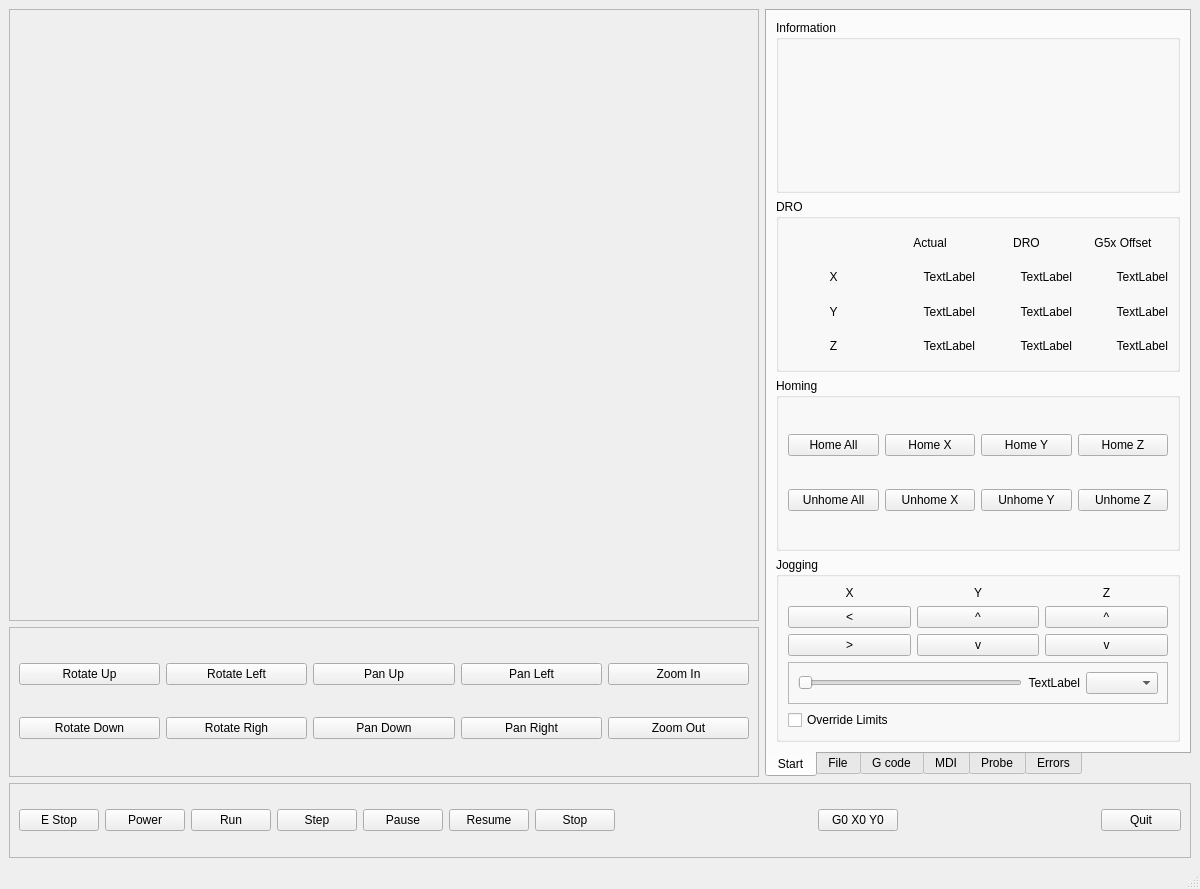
<?xml version="1.0" encoding="UTF-8"?>
<ui version="4.0">
 <class>MainWindow</class>
 <widget class="QMainWindow" name="MainWindow">
  <property name="geometry">
   <rect>
    <x>0</x>
    <y>0</y>
    <width>1200</width>
    <height>889</height>
   </rect>
  </property>
  <property name="sizePolicy">
   <sizepolicy hsizetype="Fixed" vsizetype="Fixed">
    <horstretch>0</horstretch>
    <verstretch>0</verstretch>
   </sizepolicy>
  </property>
  <property name="windowTitle">
   <string>MainWindow</string>
  </property>
  <widget class="QWidget" name="centralwidget">
   <layout class="QGridLayout" name="gridLayout">
    <item row="2" column="0" colspan="2">
     <widget class="QFrame" name="frame">
      <property name="sizePolicy">
       <sizepolicy hsizetype="Preferred" vsizetype="Minimum">
        <horstretch>0</horstretch>
        <verstretch>0</verstretch>
       </sizepolicy>
      </property>
      <property name="maximumSize">
       <size>
        <width>16777215</width>
        <height>75</height>
       </size>
      </property>
      <property name="frameShape">
       <enum>QFrame::StyledPanel</enum>
      </property>
      <property name="frameShadow">
       <enum>QFrame::Raised</enum>
      </property>
      <layout class="QGridLayout" name="gridLayout_2">
       <item row="0" column="10">
        <widget class="QPushButton" name="quit_pb">
         <property name="text">
          <string>Quit</string>
         </property>
        </widget>
       </item>
       <item row="0" column="2">
        <widget class="QPushButton" name="run_pb">
         <property name="text">
          <string>Run</string>
         </property>
        </widget>
       </item>
       <item row="0" column="6">
        <widget class="QPushButton" name="stop_pb">
         <property name="text">
          <string>Stop</string>
         </property>
        </widget>
       </item>
       <item row="0" column="3">
        <widget class="QPushButton" name="step_pb">
         <property name="text">
          <string>Step</string>
         </property>
        </widget>
       </item>
       <item row="0" column="4">
        <widget class="QPushButton" name="pause_pb">
         <property name="text">
          <string>Pause</string>
         </property>
        </widget>
       </item>
       <item row="0" column="1">
        <widget class="QPushButton" name="power_pb">
         <property name="text">
          <string>Power</string>
         </property>
        </widget>
       </item>
       <item row="0" column="5">
        <widget class="QPushButton" name="resume_pb">
         <property name="text">
          <string>Resume</string>
         </property>
        </widget>
       </item>
       <item row="0" column="0">
        <widget class="QPushButton" name="estop_pb">
         <property name="text">
          <string>E Stop</string>
         </property>
        </widget>
       </item>
       <item row="0" column="9">
        <spacer name="horizontalSpacer">
         <property name="orientation">
          <enum>Qt::Horizontal</enum>
         </property>
         <property name="sizeHint" stdset="0">
          <size>
           <width>40</width>
           <height>20</height>
          </size>
         </property>
        </spacer>
       </item>
       <item row="0" column="8">
        <widget class="QPushButton" name="pushButton">
         <property name="text">
          <string>G0 X0 Y0</string>
         </property>
         <property name="function" stdset="0">
          <string>mdi</string>
         </property>
         <property name="command" stdset="0">
          <string>G0 X0 Y0</string>
         </property>
        </widget>
       </item>
       <item row="0" column="7">
        <spacer name="horizontalSpacer_2">
         <property name="orientation">
          <enum>Qt::Horizontal</enum>
         </property>
         <property name="sizeHint" stdset="0">
          <size>
           <width>40</width>
           <height>20</height>
          </size>
         </property>
        </spacer>
       </item>
      </layout>
     </widget>
    </item>
    <item row="0" column="0">
     <widget class="QFrame" name="plot_widget">
      <property name="minimumSize">
       <size>
        <width>750</width>
        <height>0</height>
       </size>
      </property>
      <property name="frameShape">
       <enum>QFrame::StyledPanel</enum>
      </property>
      <property name="frameShadow">
       <enum>QFrame::Raised</enum>
      </property>
     </widget>
    </item>
    <item row="1" column="0">
     <widget class="QFrame" name="frame_2">
      <property name="sizePolicy">
       <sizepolicy hsizetype="Preferred" vsizetype="Minimum">
        <horstretch>0</horstretch>
        <verstretch>0</verstretch>
       </sizepolicy>
      </property>
      <property name="maximumSize">
       <size>
        <width>16777215</width>
        <height>150</height>
       </size>
      </property>
      <property name="frameShape">
       <enum>QFrame::StyledPanel</enum>
      </property>
      <property name="frameShadow">
       <enum>QFrame::Raised</enum>
      </property>
      <layout class="QGridLayout" name="gridLayout_3">
       <item row="0" column="0">
        <widget class="QPushButton" name="view_rotate_up_pb">
         <property name="text">
          <string>Rotate Up</string>
         </property>
        </widget>
       </item>
       <item row="0" column="1">
        <widget class="QPushButton" name="view_rotate_left_pb">
         <property name="text">
          <string>Rotate Left</string>
         </property>
        </widget>
       </item>
       <item row="0" column="2">
        <widget class="QPushButton" name="view_pan_up_pb">
         <property name="text">
          <string>Pan Up</string>
         </property>
        </widget>
       </item>
       <item row="0" column="3">
        <widget class="QPushButton" name="view_pan_left_pb">
         <property name="text">
          <string>Pan Left</string>
         </property>
        </widget>
       </item>
       <item row="0" column="4">
        <widget class="QPushButton" name="view_zoom_in_pb">
         <property name="text">
          <string>Zoom In</string>
         </property>
        </widget>
       </item>
       <item row="1" column="0">
        <widget class="QPushButton" name="view_rotate_down_pb">
         <property name="text">
          <string>Rotate Down</string>
         </property>
        </widget>
       </item>
       <item row="1" column="1">
        <widget class="QPushButton" name="view_rotate_right_pb">
         <property name="text">
          <string>Rotate Righ</string>
         </property>
        </widget>
       </item>
       <item row="1" column="2">
        <widget class="QPushButton" name="view_pan_down_pb">
         <property name="text">
          <string>Pan Down</string>
         </property>
        </widget>
       </item>
       <item row="1" column="3">
        <widget class="QPushButton" name="view_pan_right_pb">
         <property name="text">
          <string>Pan Right</string>
         </property>
        </widget>
       </item>
       <item row="1" column="4">
        <widget class="QPushButton" name="view_zoom_out_pb">
         <property name="text">
          <string>Zoom Out</string>
         </property>
        </widget>
       </item>
      </layout>
     </widget>
    </item>
    <item row="0" column="1" rowspan="2">
     <widget class="QTabWidget" name="tabWidget">
      <property name="tabPosition">
       <enum>QTabWidget::South</enum>
      </property>
      <property name="currentIndex">
       <number>0</number>
      </property>
      <widget class="QWidget" name="tab_3">
       <attribute name="title">
        <string>Start</string>
       </attribute>
       <layout class="QGridLayout" name="gridLayout_5">
        <item row="1" column="0">
         <widget class="QGroupBox" name="groupBox_3">
          <property name="title">
           <string>DRO</string>
          </property>
          <layout class="QGridLayout" name="gridLayout_8">
           <item row="3" column="1">
            <widget class="QLabel" name="actual_lb_y">
             <property name="text">
              <string>TextLabel</string>
             </property>
             <property name="alignment">
              <set>Qt::AlignRight|Qt::AlignTrailing|Qt::AlignVCenter</set>
             </property>
            </widget>
           </item>
           <item row="1" column="1">
            <widget class="QLabel" name="actual_lb_x">
             <property name="text">
              <string>TextLabel</string>
             </property>
             <property name="alignment">
              <set>Qt::AlignRight|Qt::AlignTrailing|Qt::AlignVCenter</set>
             </property>
            </widget>
           </item>
           <item row="0" column="2">
            <widget class="QLabel" name="label_5">
             <property name="text">
              <string>DRO</string>
             </property>
             <property name="alignment">
              <set>Qt::AlignCenter</set>
             </property>
            </widget>
           </item>
           <item row="3" column="2">
            <widget class="QLabel" name="dro_lb_y">
             <property name="text">
              <string>TextLabel</string>
             </property>
             <property name="alignment">
              <set>Qt::AlignRight|Qt::AlignTrailing|Qt::AlignVCenter</set>
             </property>
            </widget>
           </item>
           <item row="1" column="2">
            <widget class="QLabel" name="dro_lb_x">
             <property name="text">
              <string>TextLabel</string>
             </property>
             <property name="alignment">
              <set>Qt::AlignRight|Qt::AlignTrailing|Qt::AlignVCenter</set>
             </property>
            </widget>
           </item>
           <item row="0" column="3">
            <widget class="QLabel" name="label_15">
             <property name="text">
              <string>G5x Offset</string>
             </property>
             <property name="alignment">
              <set>Qt::AlignCenter</set>
             </property>
            </widget>
           </item>
           <item row="0" column="1">
            <widget class="QLabel" name="label_6">
             <property name="text">
              <string>Actual</string>
             </property>
             <property name="alignment">
              <set>Qt::AlignCenter</set>
             </property>
            </widget>
           </item>
           <item row="1" column="0">
            <widget class="QLabel" name="label_7">
             <property name="text">
              <string>X</string>
             </property>
             <property name="alignment">
              <set>Qt::AlignCenter</set>
             </property>
            </widget>
           </item>
           <item row="3" column="0">
            <widget class="QLabel" name="label_8">
             <property name="text">
              <string>Y</string>
             </property>
             <property name="alignment">
              <set>Qt::AlignCenter</set>
             </property>
            </widget>
           </item>
           <item row="5" column="0">
            <widget class="QLabel" name="label_9">
             <property name="text">
              <string>Z</string>
             </property>
             <property name="alignment">
              <set>Qt::AlignCenter</set>
             </property>
            </widget>
           </item>
           <item row="5" column="2">
            <widget class="QLabel" name="dro_lb_z">
             <property name="text">
              <string>TextLabel</string>
             </property>
             <property name="alignment">
              <set>Qt::AlignRight|Qt::AlignTrailing|Qt::AlignVCenter</set>
             </property>
            </widget>
           </item>
           <item row="3" column="3">
            <widget class="QLabel" name="g5x_lb_y">
             <property name="text">
              <string>TextLabel</string>
             </property>
             <property name="alignment">
              <set>Qt::AlignRight|Qt::AlignTrailing|Qt::AlignVCenter</set>
             </property>
            </widget>
           </item>
           <item row="5" column="3">
            <widget class="QLabel" name="g5x_lb_z">
             <property name="text">
              <string>TextLabel</string>
             </property>
             <property name="alignment">
              <set>Qt::AlignRight|Qt::AlignTrailing|Qt::AlignVCenter</set>
             </property>
            </widget>
           </item>
           <item row="1" column="3">
            <widget class="QLabel" name="g5x_lb_x">
             <property name="text">
              <string>TextLabel</string>
             </property>
             <property name="alignment">
              <set>Qt::AlignRight|Qt::AlignTrailing|Qt::AlignVCenter</set>
             </property>
            </widget>
           </item>
           <item row="5" column="1">
            <widget class="QLabel" name="actual_lb_z">
             <property name="text">
              <string>TextLabel</string>
             </property>
             <property name="alignment">
              <set>Qt::AlignRight|Qt::AlignTrailing|Qt::AlignVCenter</set>
             </property>
            </widget>
           </item>
          </layout>
         </widget>
        </item>
        <item row="3" column="0">
         <widget class="QGroupBox" name="groupBox_2">
          <property name="title">
           <string>Jogging</string>
          </property>
          <layout class="QGridLayout" name="gridLayout_6">
           <item row="2" column="0">
            <widget class="QPushButton" name="jog_minus_pb_0">
             <property name="text">
              <string>&gt;</string>
             </property>
            </widget>
           </item>
           <item row="0" column="2">
            <widget class="QLabel" name="label_3">
             <property name="text">
              <string>Z</string>
             </property>
             <property name="alignment">
              <set>Qt::AlignCenter</set>
             </property>
            </widget>
           </item>
           <item row="2" column="2">
            <widget class="QPushButton" name="jog_minus_pb_2">
             <property name="text">
              <string>v</string>
             </property>
            </widget>
           </item>
           <item row="4" column="0" colspan="3">
            <widget class="QFrame" name="frame_3">
             <property name="frameShape">
              <enum>QFrame::StyledPanel</enum>
             </property>
             <property name="frameShadow">
              <enum>QFrame::Raised</enum>
             </property>
             <layout class="QGridLayout" name="gridLayout_7">
              <item row="0" column="0">
               <widget class="QSlider" name="jog_vel_sl">
                <property name="orientation">
                 <enum>Qt::Horizontal</enum>
                </property>
               </widget>
              </item>
              <item row="0" column="1">
               <widget class="QLabel" name="jog_vel_lb">
                <property name="text">
                 <string>TextLabel</string>
                </property>
                <property name="alignment">
                 <set>Qt::AlignRight|Qt::AlignTrailing|Qt::AlignVCenter</set>
                </property>
               </widget>
              </item>
              <item row="0" column="2">
               <widget class="QComboBox" name="jog_modes_cb"/>
              </item>
             </layout>
            </widget>
           </item>
           <item row="2" column="1">
            <widget class="QPushButton" name="jog_minus_pb_1">
             <property name="text">
              <string>v</string>
             </property>
            </widget>
           </item>
           <item row="1" column="0">
            <widget class="QPushButton" name="jog_plus_pb_0">
             <property name="text">
              <string>&lt;</string>
             </property>
            </widget>
           </item>
           <item row="0" column="0">
            <widget class="QLabel" name="label">
             <property name="text">
              <string>X</string>
             </property>
             <property name="alignment">
              <set>Qt::AlignCenter</set>
             </property>
            </widget>
           </item>
           <item row="1" column="1">
            <widget class="QPushButton" name="jog_plus_pb_1">
             <property name="text">
              <string>^</string>
             </property>
            </widget>
           </item>
           <item row="1" column="2">
            <widget class="QPushButton" name="jog_plus_pb_2">
             <property name="text">
              <string>^</string>
             </property>
            </widget>
           </item>
           <item row="0" column="1">
            <widget class="QLabel" name="label_2">
             <property name="text">
              <string>Y</string>
             </property>
             <property name="alignment">
              <set>Qt::AlignCenter</set>
             </property>
            </widget>
           </item>
           <item row="5" column="0">
            <widget class="QCheckBox" name="override_limits_cb">
             <property name="text">
              <string>Override Limits</string>
             </property>
            </widget>
           </item>
          </layout>
         </widget>
        </item>
        <item row="2" column="0">
         <widget class="QGroupBox" name="groupBox">
          <property name="title">
           <string>Homing</string>
          </property>
          <layout class="QGridLayout" name="gridLayout_4">
           <item row="1" column="2">
            <widget class="QPushButton" name="unhome_pb_1">
             <property name="text">
              <string>Unhome Y</string>
             </property>
            </widget>
           </item>
           <item row="0" column="3">
            <widget class="QPushButton" name="home_pb_2">
             <property name="text">
              <string>Home Z</string>
             </property>
            </widget>
           </item>
           <item row="1" column="1">
            <widget class="QPushButton" name="unhome_pb_0">
             <property name="text">
              <string>Unhome X</string>
             </property>
            </widget>
           </item>
           <item row="0" column="2">
            <widget class="QPushButton" name="home_pb_1">
             <property name="text">
              <string>Home Y</string>
             </property>
            </widget>
           </item>
           <item row="1" column="3">
            <widget class="QPushButton" name="unhome_pb_2">
             <property name="text">
              <string>Unhome Z</string>
             </property>
            </widget>
           </item>
           <item row="0" column="1">
            <widget class="QPushButton" name="home_pb_0">
             <property name="text">
              <string>Home X</string>
             </property>
            </widget>
           </item>
           <item row="0" column="0">
            <widget class="QPushButton" name="home_all_pb">
             <property name="text">
              <string>Home All</string>
             </property>
            </widget>
           </item>
           <item row="1" column="0">
            <widget class="QPushButton" name="unhome_all_pb">
             <property name="text">
              <string>Unhome All</string>
             </property>
            </widget>
           </item>
          </layout>
         </widget>
        </item>
        <item row="0" column="0">
         <widget class="QGroupBox" name="groupBox_4">
          <property name="title">
           <string>Information</string>
          </property>
          <layout class="QVBoxLayout" name="verticalLayout_5"/>
         </widget>
        </item>
       </layout>
      </widget>
      <widget class="QWidget" name="tab">
       <attribute name="title">
        <string>File</string>
       </attribute>
       <layout class="QVBoxLayout" name="verticalLayout">
        <item>
         <widget class="QListWidget" name="file_lw"/>
        </item>
       </layout>
      </widget>
      <widget class="QWidget" name="tab_4">
       <attribute name="title">
        <string>G code</string>
       </attribute>
       <layout class="QVBoxLayout" name="verticalLayout_2">
        <item>
         <widget class="QPlainTextEdit" name="gcode_pte"/>
        </item>
       </layout>
      </widget>
      <widget class="QWidget" name="tab_2">
       <attribute name="title">
        <string>MDI</string>
       </attribute>
       <layout class="QVBoxLayout" name="verticalLayout_4">
        <item>
         <widget class="QListWidget" name="mdi_history_lw"/>
        </item>
        <item>
         <widget class="QLineEdit" name="mdi_command_le"/>
        </item>
        <item>
         <widget class="QFrame" name="frame_5">
          <property name="frameShape">
           <enum>QFrame::StyledPanel</enum>
          </property>
          <property name="frameShadow">
           <enum>QFrame::Raised</enum>
          </property>
          <layout class="QHBoxLayout" name="horizontalLayout_2">
           <item>
            <widget class="QPushButton" name="clear_mdi_history_pb">
             <property name="text">
              <string>Clear History</string>
             </property>
            </widget>
           </item>
           <item>
            <widget class="QPushButton" name="copy_mdi_history_pb">
             <property name="text">
              <string>Copy History</string>
             </property>
            </widget>
           </item>
           <item>
            <widget class="QPushButton" name="run_mdi_pb">
             <property name="text">
              <string>Run MDI</string>
             </property>
            </widget>
           </item>
          </layout>
         </widget>
        </item>
       </layout>
      </widget>
      <widget class="QWidget" name="tab_6">
       <attribute name="title">
        <string>Probe</string>
       </attribute>
       <layout class="QGridLayout" name="gridLayout_9">
        <item row="1" column="0">
         <widget class="QTabWidget" name="tabWidget_2">
          <property name="tabPosition">
           <enum>QTabWidget::South</enum>
          </property>
          <property name="currentIndex">
           <number>0</number>
          </property>
          <widget class="QWidget" name="tab_9">
           <attribute name="title">
            <string>Main</string>
           </attribute>
           <layout class="QGridLayout" name="gridLayout_12">
            <item row="1" column="0">
             <widget class="QLabel" name="label_4">
              <property name="text">
               <string>Search Velocity</string>
              </property>
             </widget>
            </item>
            <item row="1" column="2">
             <spacer name="horizontalSpacer_4">
              <property name="orientation">
               <enum>Qt::Horizontal</enum>
              </property>
              <property name="sizeHint" stdset="0">
               <size>
                <width>40</width>
                <height>20</height>
               </size>
              </property>
             </spacer>
            </item>
            <item row="2" column="0" colspan="2">
             <widget class="QPushButton" name="probing_enable_pb">
              <property name="text">
               <string>Probing Enable</string>
              </property>
             </widget>
            </item>
            <item row="1" column="1">
             <widget class="QDoubleSpinBox" name="probe_search_dsb">
              <property name="maximum">
               <double>100.000000000000000</double>
              </property>
              <property name="singleStep">
               <double>2.000000000000000</double>
              </property>
              <property name="value">
               <double>15.000000000000000</double>
              </property>
              <property name="function" stdset="0">
               <string>hal_pin</string>
              </property>
              <property name="pin_name" stdset="0">
               <string>probe_search</string>
              </property>
              <property name="hal_type" stdset="0">
               <string>HAL_FLOAT</string>
              </property>
              <property name="hal_dir" stdset="0">
               <string>HAL_OUT</string>
              </property>
              <property name="input" stdset="0">
               <string>touch</string>
              </property>
             </widget>
            </item>
            <item row="0" column="0">
             <spacer name="verticalSpacer">
              <property name="orientation">
               <enum>Qt::Vertical</enum>
              </property>
              <property name="sizeHint" stdset="0">
               <size>
                <width>20</width>
                <height>40</height>
               </size>
              </property>
             </spacer>
            </item>
           </layout>
          </widget>
          <widget class="QWidget" name="tab_7">
           <attribute name="title">
            <string>Outside</string>
           </attribute>
           <layout class="QGridLayout" name="gridLayout_11">
            <item row="0" column="0">
             <widget class="QGroupBox" name="groupBox_6">
              <property name="title">
               <string>Settings</string>
              </property>
              <layout class="QGridLayout" name="gridLayout_13">
               <item row="1" column="1">
                <widget class="QDoubleSpinBox" name="doubleSpinBox">
                 <property name="decimals">
                  <number>3</number>
                 </property>
                 <property name="value">
                  <double>0.750000000000000</double>
                 </property>
                </widget>
               </item>
               <item row="1" column="0">
                <widget class="QLabel" name="label_10">
                 <property name="text">
                  <string>Search Distance</string>
                 </property>
                </widget>
               </item>
               <item row="0" column="0">
                <spacer name="verticalSpacer_2">
                 <property name="orientation">
                  <enum>Qt::Vertical</enum>
                 </property>
                 <property name="sizeHint" stdset="0">
                  <size>
                   <width>20</width>
                   <height>40</height>
                  </size>
                 </property>
                </spacer>
               </item>
              </layout>
             </widget>
            </item>
            <item row="1" column="0">
             <widget class="QGroupBox" name="groupBox_5">
              <property name="title">
               <string>Probing</string>
              </property>
              <layout class="QGridLayout" name="gridLayout_10">
               <item row="1" column="0">
                <widget class="QPushButton" name="pushButton_3">
                 <property name="text">
                  <string/>
                 </property>
                </widget>
               </item>
               <item row="1" column="1">
                <widget class="QPushButton" name="pushButton_6">
                 <property name="text">
                  <string/>
                 </property>
                </widget>
               </item>
               <item row="1" column="2">
                <widget class="QPushButton" name="pushButton_2">
                 <property name="text">
                  <string/>
                 </property>
                </widget>
               </item>
               <item row="0" column="1">
                <widget class="QPushButton" name="pushButton_4">
                 <property name="text">
                  <string/>
                 </property>
                </widget>
               </item>
               <item row="2" column="1">
                <widget class="QPushButton" name="pushButton_5">
                 <property name="text">
                  <string/>
                 </property>
                </widget>
               </item>
              </layout>
             </widget>
            </item>
           </layout>
          </widget>
          <widget class="QWidget" name="tab_8">
           <attribute name="title">
            <string>Inside</string>
           </attribute>
          </widget>
         </widget>
        </item>
        <item row="0" column="0">
         <widget class="QGroupBox" name="groupBox_7">
          <property name="title">
           <string>Information</string>
          </property>
          <layout class="QVBoxLayout" name="verticalLayout_6">
           <item>
            <widget class="QPlainTextEdit" name="info_pte"/>
           </item>
          </layout>
         </widget>
        </item>
       </layout>
      </widget>
      <widget class="QWidget" name="tab_5">
       <attribute name="title">
        <string>Errors</string>
       </attribute>
       <layout class="QVBoxLayout" name="verticalLayout_3">
        <item>
         <widget class="QPlainTextEdit" name="errors_pte"/>
        </item>
        <item>
         <widget class="QFrame" name="frame_4">
          <property name="minimumSize">
           <size>
            <width>0</width>
            <height>0</height>
           </size>
          </property>
          <property name="frameShape">
           <enum>QFrame::StyledPanel</enum>
          </property>
          <property name="frameShadow">
           <enum>QFrame::Raised</enum>
          </property>
          <layout class="QHBoxLayout" name="horizontalLayout">
           <item>
            <spacer name="horizontalSpacer_3">
             <property name="orientation">
              <enum>Qt::Horizontal</enum>
             </property>
             <property name="sizeHint" stdset="0">
              <size>
               <width>40</width>
               <height>20</height>
              </size>
             </property>
            </spacer>
           </item>
           <item>
            <widget class="QPushButton" name="clear_errors_pb">
             <property name="text">
              <string>Clear</string>
             </property>
            </widget>
           </item>
          </layout>
         </widget>
        </item>
       </layout>
      </widget>
     </widget>
    </item>
   </layout>
  </widget>
  <widget class="QMenuBar" name="menubar">
   <property name="geometry">
    <rect>
     <x>0</x>
     <y>0</y>
     <width>1200</width>
     <height>24</height>
    </rect>
   </property>
  </widget>
  <widget class="QStatusBar" name="statusbar"/>
 </widget>
 <resources/>
 <connections/>
</ui>
